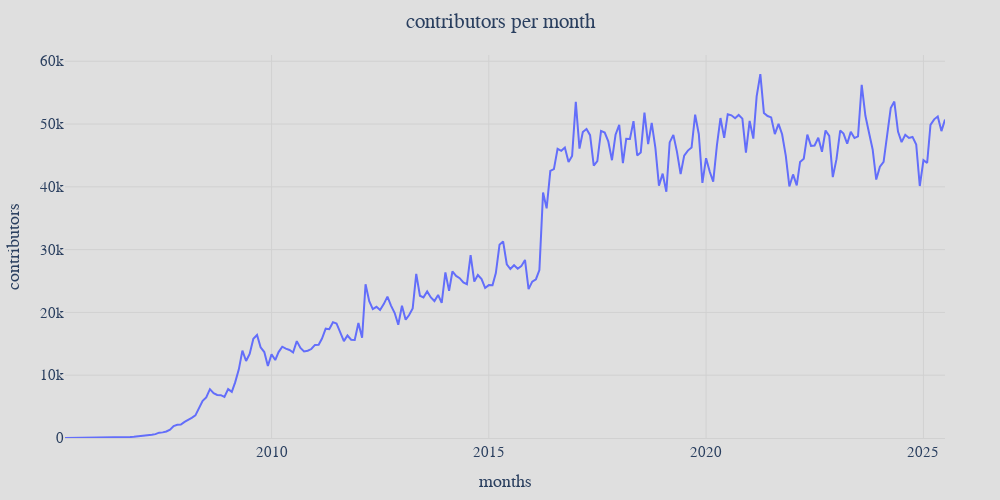

The cell this chart's notebook holds for it:
### Code cell
plot_config = util.get_plot_config("general_contributor_count_monthly", "contributors per month")
util.save_plot_config(plot_config)
util.show_plot(plot_config)

### Figure 1 — Plotly figure (JSON) as saved in the notebook; plotly's stock layout.template omitted (floating-point values rounded to 4 significant figures; data arrays with more than 128 entries replaced by an {"elided": "..."} marker saying what was removed)
{"data": [{"hovertemplate": "%{x}<br>%{y:,} contributors", "mode": "lines", "name": "", "type": "scatter", "x": {"elided": "244 str values"}, "y": {"elided": "244 int values"}}], "layout": {"autosize": false, "font": {"family": "Times", "size": 15}, "height": 500, "margin": {"b": 55, "l": 55, "r": 55, "t": 55}, "paper_bgcolor": "#dfdfdf", "plot_bgcolor": "#dfdfdf", "title": {"text": "contributors per month", "x": 0.5, "xanchor": "center"}, "width": 1000, "xaxis": {"gridcolor": "#d1d1d1", "linecolor": "#d1d1d1", "title": {"text": "months"}}, "yaxis": {"gridcolor": "#d1d1d1", "rangemode": "tozero", "title": {"text": "contributors"}}}}
